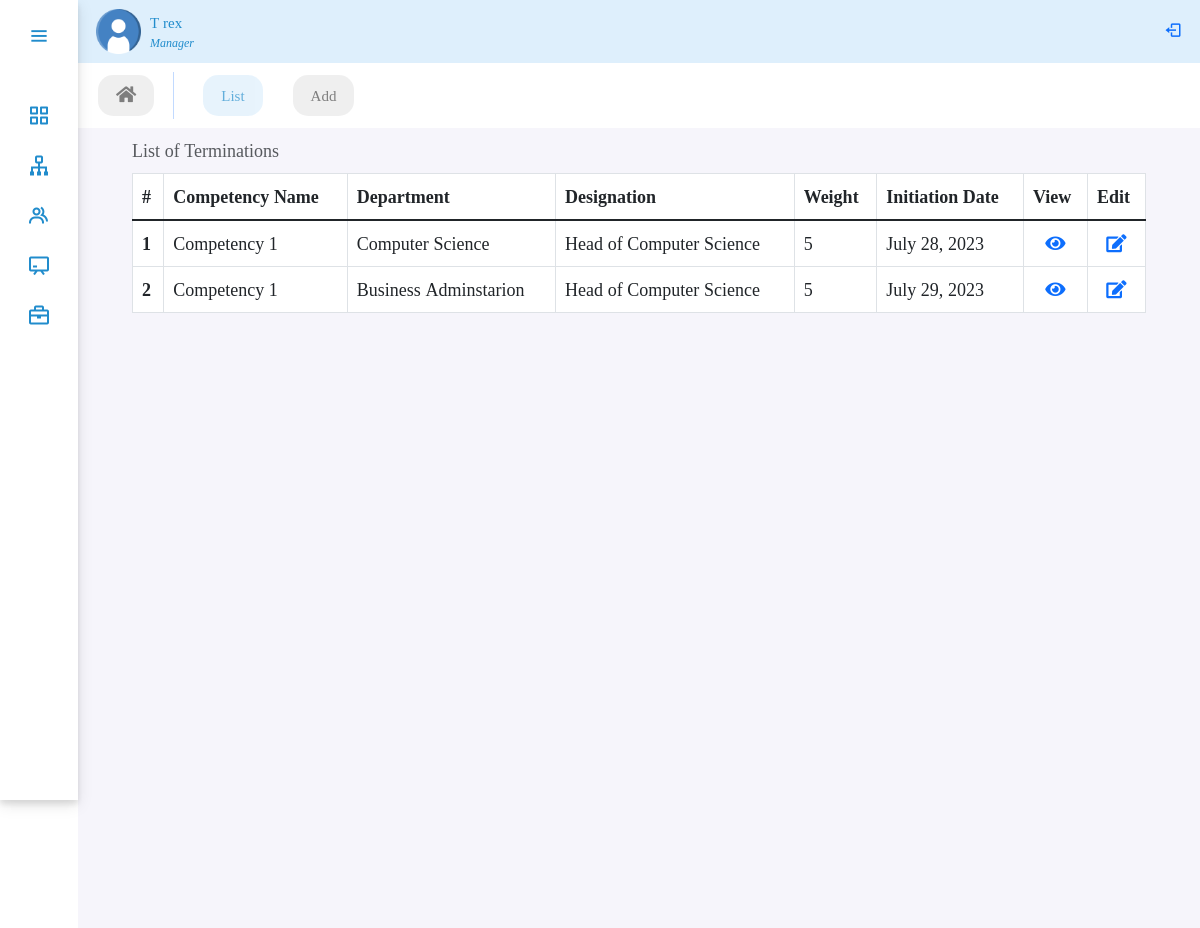
The app's page /panel/competency (signed in), older data.
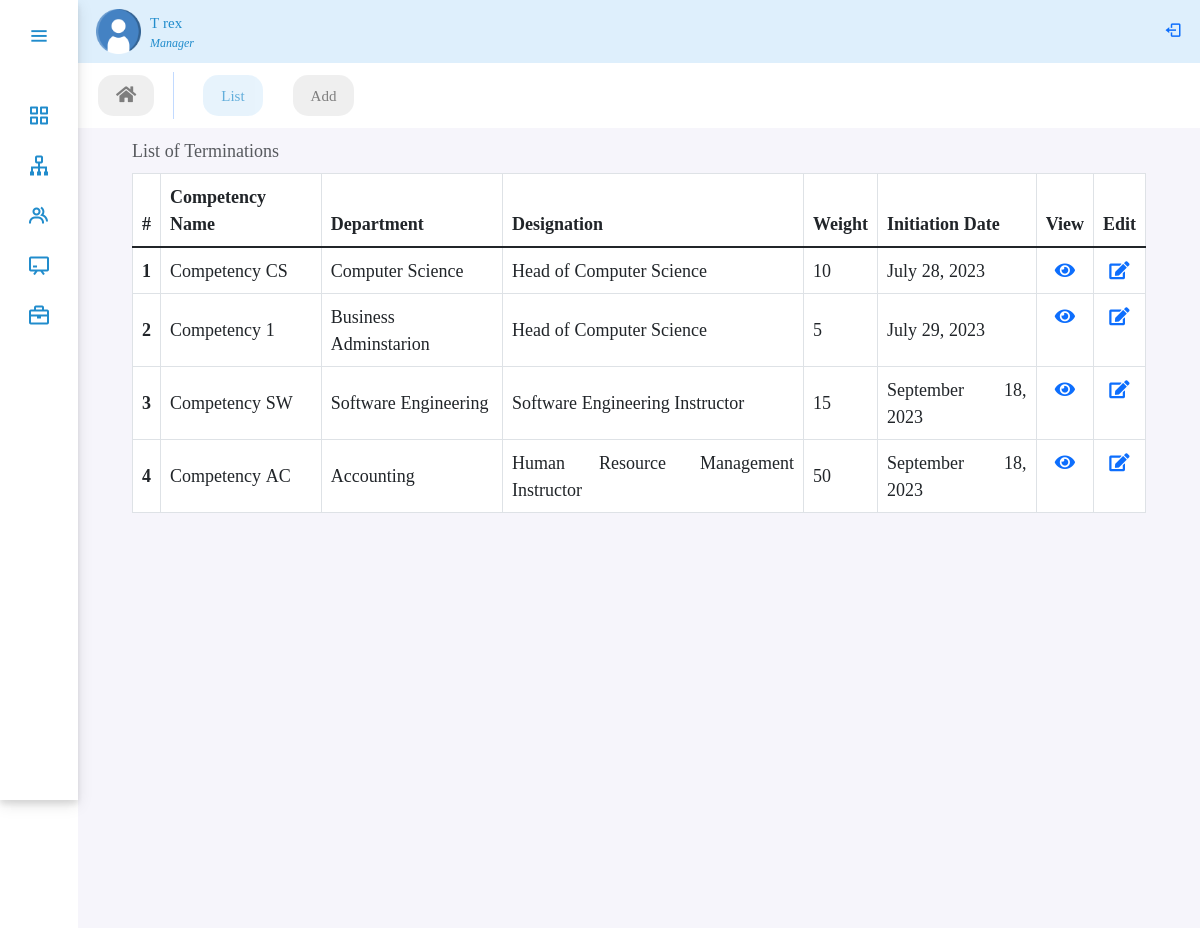
The same page, newer data.
### performance/models.py (models this page shows, shortened)
class Competency(models.Model):
    competency_name = models.CharField(max_length=100, null=True)
    department = models.ForeignKey(
        Department, on_delete=models.CASCADE, null=True, blank=True)
    designation = models.ForeignKey(
        Designation, on_delete=models.CASCADE, null=True, blank=True)
    weight = models.IntegerField(blank=True, null=True)
    comment = models.TextField(blank=True, null=True)
    initiated_date = models.DateTimeField(auto_now_add=True, null=True)
    class Meta:
        verbose_name_plural = "Competencies"

class Department(models.Model):
    department_name = models.CharField(max_length=100, null=True)
    department_head = models.ForeignKey(
        CustomUser, on_delete=models.SET_NULL, related_name='head_of_department', blank=True, null=True)
    status = models.BooleanField(default=True, null=True)
    created_at = models.DateTimeField(auto_now_add=True, null=True)
    updated_at = models.DateTimeField(auto_now=True, null=True)
    def __str__(self):
        return self.department_name

class Designation(models.Model):
    department = models.ForeignKey(
        Department, on_delete=models.SET_NULL, related_name='designations', null=True, blank=True)
    job_title = models.CharField(max_length=100, null=True)
    created_at = models.DateTimeField(auto_now_add=True, null=True)
    updated_at = models.DateTimeField(auto_now=True, null=True)
    def __str__(self):
        return self.job_title

### performance/views.py (the view)
# urls.py: path('panel/competency', views.CompetencyListView.as_view(), name='competency'),
class CompetencyListView(UserPassesTestMixin, ListView):
    model = Competency
    template_name = 'performance/competency/competency.html'
    context_object_name = 'employee_competency'
    def test_func(self):
        return is_manager(self.request.user)

### performance/views.py (called while the page is built)
def is_manager(user):
    return user.is_authenticated and user.is_manager

### performance/templates/performance/competency/competency.html (shortened to what this page needs)
{% extends 'performance/adminPanel.html' %}
{% load static %}
{% block body %}
<ul class="nav panelNav fw-medium">
    <li class="nav-item">
        <a class="nav-link" href="{% url 'dashboard' %}"><i class="fa fa-home"></i></a>
    </li>
    <li class="nav-item">
        <a class="nav-link active" href="{% url 'competency' %}"> List</a>
    </li>
    <li class="nav-item">
        <a class="nav-link" href="{% url 'competency_create' %}">Add</a>
    </li>
</ul>
<div class="table-responsive  table-hover home-section px-lg-5">
    <table class="table table-bordered caption-top">
        <caption>List of Terminations</caption>
        <thead>
            <tr>
            <th scope="col">#</th>
            <th scope="col">Competency Name</th>
            <th scope="col">Department</th>
            <th scope="col">Designation</th>
            <th scope="col">Weight</th>
            <th scope="col">Initiation Date</th>
            <th scope="col">View</th>
            <th scope="col">Edit</th>
            </tr>
        </thead>
        <tbody class="table-group-divider">
            {% for competency in employee_competency %}
            <tr>
                <th scope="row" class="align-middle">{{forloop.counter}}</th>
                <td class="align-middle">{{competency.competency_name}}</td>
                <td class="align-middle">{{competency.department}}</td>
                <td class="align-middle">{{competency.designation}}</td>
                <td class="align-middle">{{competency.weight}}</td>
                <td class="align-middle">{{competency.initiated_date| date:"F j, Y" }}</td>
                <td class="text-center"><a href="{% url 'competency_detail' competency.id %}"><i class="fas fa-eye" ></i></a></td>
                <td class="text-center"><a href="{% url 'competency_update' competency.id %}" ><i class="fas fa-edit"></i></a></td>
            </tr>
            {%endfor%}
        </tbody>
    </table>
</div>
{% endblock body %}

Row changes from the older to the newer data that the page shows:
changed Competency "Computer Science": competency_name "Competency 1" → "Competency CS"; weight "5" → "10"
added Competency: competency_name "Competency SW", department "Software Engineering", designation "Software Engineering Instructor", weight "15", initiated_date "September 18, 2023"
added Competency: competency_name "Competency AC", department "Accounting", designation "Human Resource Management Instructor", weight "50", initiated_date "September 18, 2023"
